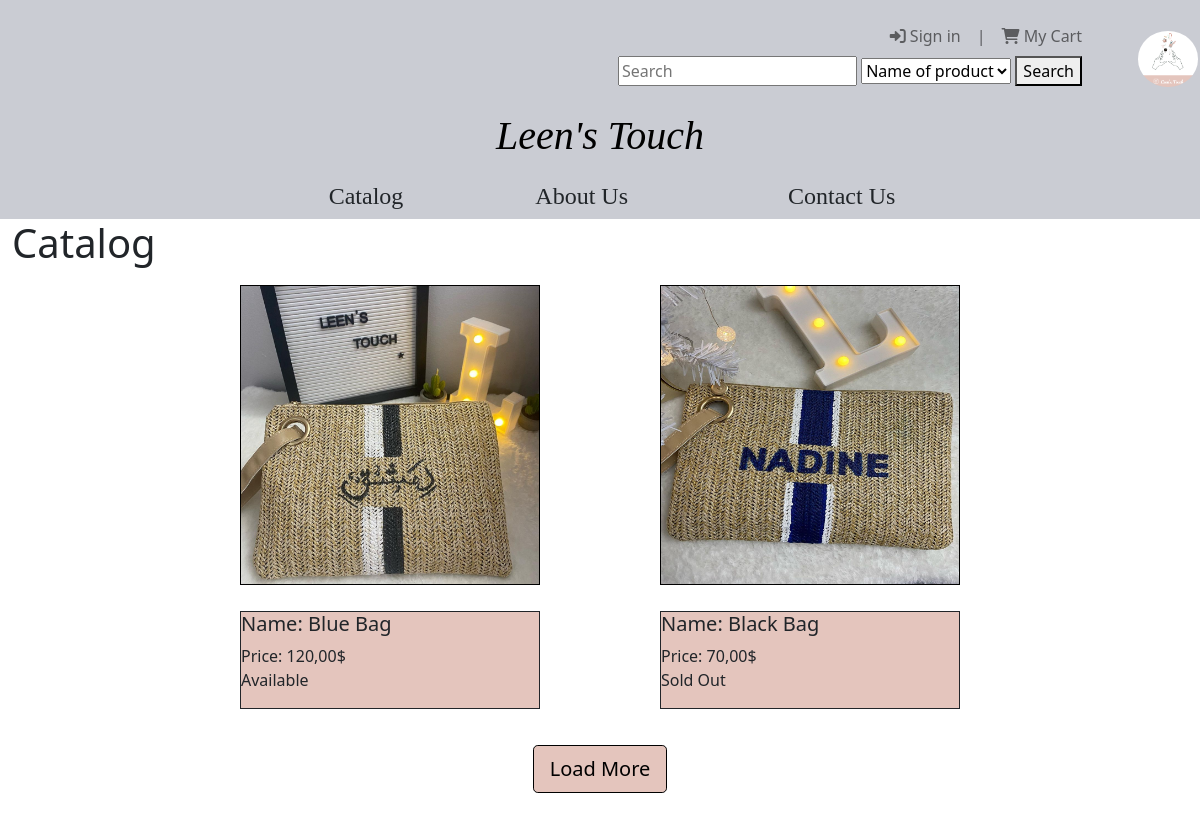
The app's page /Catalog, older data.
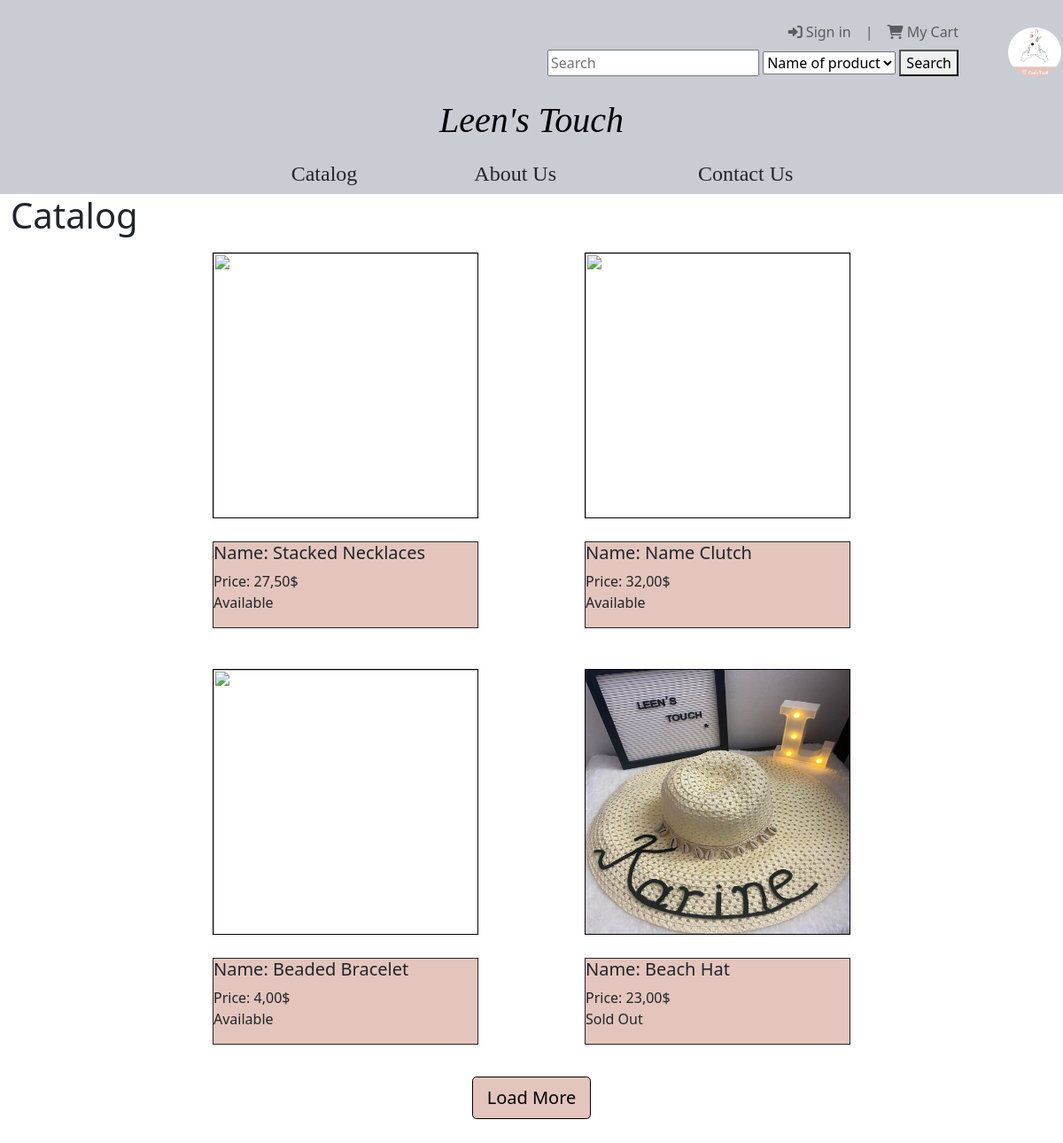
The same page, newer data.
### tables this page shows
CREATE TABLE `products` (
  `upc` int(13) NOT NULL,
  `product_name` varchar(50) NOT NULL,
  `product_type` varchar(25) NOT NULL,
  `description` varchar(500) NOT NULL,
  `price` double NOT NULL,
  `image` varchar(100) NOT NULL,
  `colour` varchar(15) NOT NULL,
  `quantity` int(2) NOT NULL,
  `fulfill_time` int(2) NOT NULL
);

### app/controllers/Catalog.php (called while the page is built, shortened)
<?php
class Catalog extends Controller
{
    public function __construct()
    {
        $this->productModel = $this->model('productModel');
    }
    public function index(){
        $products = $this->productModel->getProducts();
        $data = [
            "products" => $products
        ];
        $this->view('Catalog/catalog',$data);
    }
}
?>

### app/core/app.php (called while the page is built, shortened)
<?php
    class App{
        protected $currentMethod = 'index';
        public function __construct()
        {
            $url = $this->parseURL();
            if(file_exists('../app/controllers/'.$url[0].'.php')){
                unset($url[0]);
            }
            $this->currentController = new $this->currentController;
            $this->params = $url ? array_values($url) : [];
            call_user_func_array([$this->currentController, $this->currentMethod], $this->params);
        }
        public function parseURL(){
            if(isset($_GET['url'])){
                $url = rtrim($_GET['url'], '/');
                $url = filter_var($url, FILTER_SANITIZE_URL);
                $url = explode('/',$url);
                return $url;
            }
        }
    }

### public/index.php (called while the page is built, shortened)
<?php
    $init = new App;
?>

### app/core/helper.php (called while the page is built, shortened)
<?php
    function isLoggedIn(){
      if(isset($_SESSION['user_id'])){
        return true;
      } else {
        return false;
      }
    }
?>

### app/core/Model.php (called while the page is built, shortened)
<?php
class Model
{
    private $host = DB_HOST;
    private $user = DB_USER;
    private $pass = DB_PASS;
    private $dbname = DB_NAME;
    private $dbh;
    private $stmt;
    public function __construct()
    {
        $dsn = 'mysql:host=' . $this->host . ';dbname=' . $this->dbname;
        $options = array(
            PDO::ATTR_PERSISTENT => true,
            PDO::ATTR_ERRMODE => PDO::ERRMODE_EXCEPTION
        );
        try {
            $this->dbh = new PDO($dsn, $this->user, $this->pass, $options);
        } catch (PDOException $e) {
            $this->error = $e->getMessage();
            echo $this->error;
        }
    }
    public function query($sql)
    {
        $this->stmt = $this->dbh->prepare($sql);
    }
    public function execute()
    {
        return $this->stmt->execute();
    }
    public function getResultSet(){
        $this->execute();
        return $this->stmt->fetchAll(PDO::FETCH_OBJ);
    }
}

### app/models/productModel.php (called while the page is built, shortened)
<?php
    class productModel{
        public function __construct(){
            $this->db = new Model;
        }
        public function getProducts(){
            $this->db->query("SELECT * FROM products");
            return $this->db->getResultSet();
        }
    }
?>

### app/views/Catalog/catalog.php (the view, shortened to what this page needs)
<?php require APPROOT . '/views/includes/header.php';  ?>
<div class="container-fluid">
<h1>Catalog</h1>
<div class="product-container">
    <?php
    foreach($data['products'] as $product){
      echo '
        <div class="product-card">
          <div class=" product-image">
            <form method="get" action="/LeensTouch/Product">
               <input type="hidden" name="product_id" value="'.$product->upc.'">
               <input type="image" id="image" src="'.URLROOT.'/public/img/'.$product->image.'" class="product-thumb" alt="" >
            </form>
          </div>
          <div class="pb-3 product-info">
            <h5 class="product-brand">Name: '.$product->product_name.'</h2>
            <div class="price">Price: '.(number_format($product->price, 2, ',', ' ')).'$</div>
              '.(($product->quantity<'1')?'<div class="availability">Sold Out</div>':'<div class="availability">Available</div>'
              ).'
            </div>
          </div>
      ';
    }
    ?>
</div>
<button id = "loadMore" type="button" class="btn btn-primary btn-lg rounded-3 mx-auto mb-5" style="display: block; background-color:#e4c5bd; border: 1px solid #000000; color: #000000; ">
        Load More</button>
<?php require APPROOT . '/views/includes/footer.php'; ?>

### app/core/Controller.php (shortened to what this page needs)
<?php
    class Controller{
        public function view($name, $data = []){
            if(file_exists('../app/views/'.$name.'.php')){
                require_once('../app/views/'.$name.'.php');
            }
            else{
                echo '../app/views/'.$name.'.php does not exists';
            }
        }
        public function model($modelName){
            return new $modelName;
        }
    }
?>

### app/views/includes/header.php (shortened to what this page needs)
<html lang="en">
<head>
  <link rel="stylesheet" href="<?php echo URLROOT; ?>/css/style.css">
  <link href="https://cdn.jsdelivr.net/npm/bootstrap@5.1.3/dist/css/bootstrap.min.css" rel="stylesheet">
  <link rel="stylesheet" href="https://cdnjs.cloudflare.com/ajax/libs/font-awesome/6.0.0/css/all.min.css" />
</head>
<body>
<div class="container-fluid ps-0 pe-0 " >
<nav class="navbar navbar-expand-sm navbar-light bg-secondary pt-3 pb-0  " style="padding: 0px;background-color:#b2b4bfad!important; ">
  <div class="container-fluid " >
    <div class="collapse navbar-collapse row justify-content-end" id="mynavbar">
    <div class="col-11 ">
      <ul class="nav justify-content-end navbar-nav navbar-right">
        <?php
          if (isLoggedIn()) {
            echo '<li  class="nav-item"><a class="nav-link" href="/LeensTouch/User/editProfile"><i class="fa-solid "></i> Edit Profile</a></li>';
            echo '<li class="nav-item"><a class="nav-link">|</li>';
            echo '<li  class="nav-item"><a class="nav-link" href="/LeensTouch/Login/logout"><i class="fa-solid fa-sign-out"></i> Logout  '. $_SESSION['user_fname'].'</a></li>';
            echo '<li class="nav-item"><a class="nav-link">|</li>';
            echo '<li  class="nav-item"><a class="nav-link" href="/LeensTouch/Catalog/viewCart"><i class="fa-solid fa-cart-shopping"></i> My Cart </a></li>';
          }
          else {
            echo '<li class="nav-item"><a class="nav-link" href="/LeensTouch/Login/"><i class="fa-solid fa-right-to-bracket"></i> Sign in</a></li>';
            echo '<li class="nav-item"><a class="nav-link">|</li>';
            echo '<li class="nav-item"><a class="nav-link" href="/LeensTouch/Login/index"><i class="fa-solid fa-cart-shopping"></i> My Cart </a></li>';
          }
           ?>
      </ul>
        </div>
      <div class="row">
      <ul class="nav justify-content-end navbar-nav navbar-right ">
      <?php
            echo ' <form class="form-inline me-2" action="/LeensTouch/Search/getResult/" method="POST">
                  <div class="search-bar">
                  <input type="text" name="search_text"  placeholder="Search">
                  <select  name="search_type" <?php ?>>
                    <option value="Name">Name of product</option>
                    <option value="Colour" >By Colour</option>
                    <option value="available">Show Available</option>
                    <option value="sortLowest">Sort by price A-Z</option>
                    <option value="sortHighest">Sort by price Z-A</option>
                  </select>
                  <button type="submit" name="search"> Search</button>
                </div>
              </form>';
              ?>
      </ul>
          </div>
    </div>
    <div class="col-1 justify-content-end ps-5 me-0 ">
      <?php
        echo '<div class="me-0"><a href="/LeensTouch/Home"><img class="rounded-circle" src="'.URLROOT.'/public/img/LT-Logo.png" width="60"></a></div>';
        ?>
    </div>
  </div>
</nav>
<nav class="navbar navbar-expand-sm navbar-light bg-secondary pt-1" style="padding: 0px;padding-bottom: 10px; background-color:#b2b4bfad!important; ">
  <ul style="margin: auto; height: 50px; text-align: center;" class="nav navbar-nav navbar-right">
  <a class="nav-link pt-0 text-center" href="/LeensTouch/Home"><p  style="font-size: 40px; font-family:'LucidaCalligraphy-Italic'; color: #000000;"><em><?php echo SITENAME; ?></em></p></a>
  </ul>
</nav>
<nav class=" navbar navbar-expand-sm navbar-light bg-secondary h5 p-0 pt-2 mb-0 " style="color: #000000!important; background-color:#b2b4bfad!important; ">
  <div class="collapse navbar-collapse" id="mynavbar">
    <ul style="margin: auto; text-align: center; font-family:'Constantia-Regular';" class="navbar-nav ">
      <li class="nav-item me-3 ps-4  pe-1">
        <a class="nav-link fs-4 text-dark" href="/LeensTouch/Catalog">Catalog</a>
      </li>
      <li class="nav-item ms-5 me-5 ps-5 pe-5">
        <a class="nav-link fs-4 text-dark" href="/LeensTouch/About">About Us</a>
      </li>
      <li class="nav-item ms-5">
        <a class="nav-link fs-4 text-dark" href="/LeensTouch/Contact">Contact Us</a>
      </li>
    </ul>
  </div>
</nav>

### app/views/includes/footer.php (shortened to what this page needs)
</div>
</body>
</html>

### app/views/Catalog/catalog.php (style rules this page uses)
.product-card { height: 450px; width: 300px; margin: 10px 60px; display: none; animation: blur .8s ease-out ; }
.product-container { display: flex; flex-direction: row; flex-flow: row wrap; flex-wrap: wrap; justify-content: center; width: 100%; overflow: hidden; overflow-x: hidden; overflow-y: hidden; }
.product-thumb { height: 300px; width: 300px; margin-bottom: 10px; border:1px solid black; }
.product-info { border-style: solid; border-width: 1px; background-color:#e4c5bd; }

Row changes from the older to the newer data that the page shows:
removed products: product_name "Blue Bag", price "120,00", quantity "Available"
removed products: product_name "Black Bag", price "70,00", quantity "Sold Out"
added products: product_name "Stacked Necklaces", price "27,50", quantity "Available"
added products: product_name "Name Clutch", price "32,00", quantity "Available"
added products: product_name "Beaded Bracelet", price "4,00", quantity "Available"
added products: product_name "Beach Hat", price "23,00", quantity "Sold Out"
